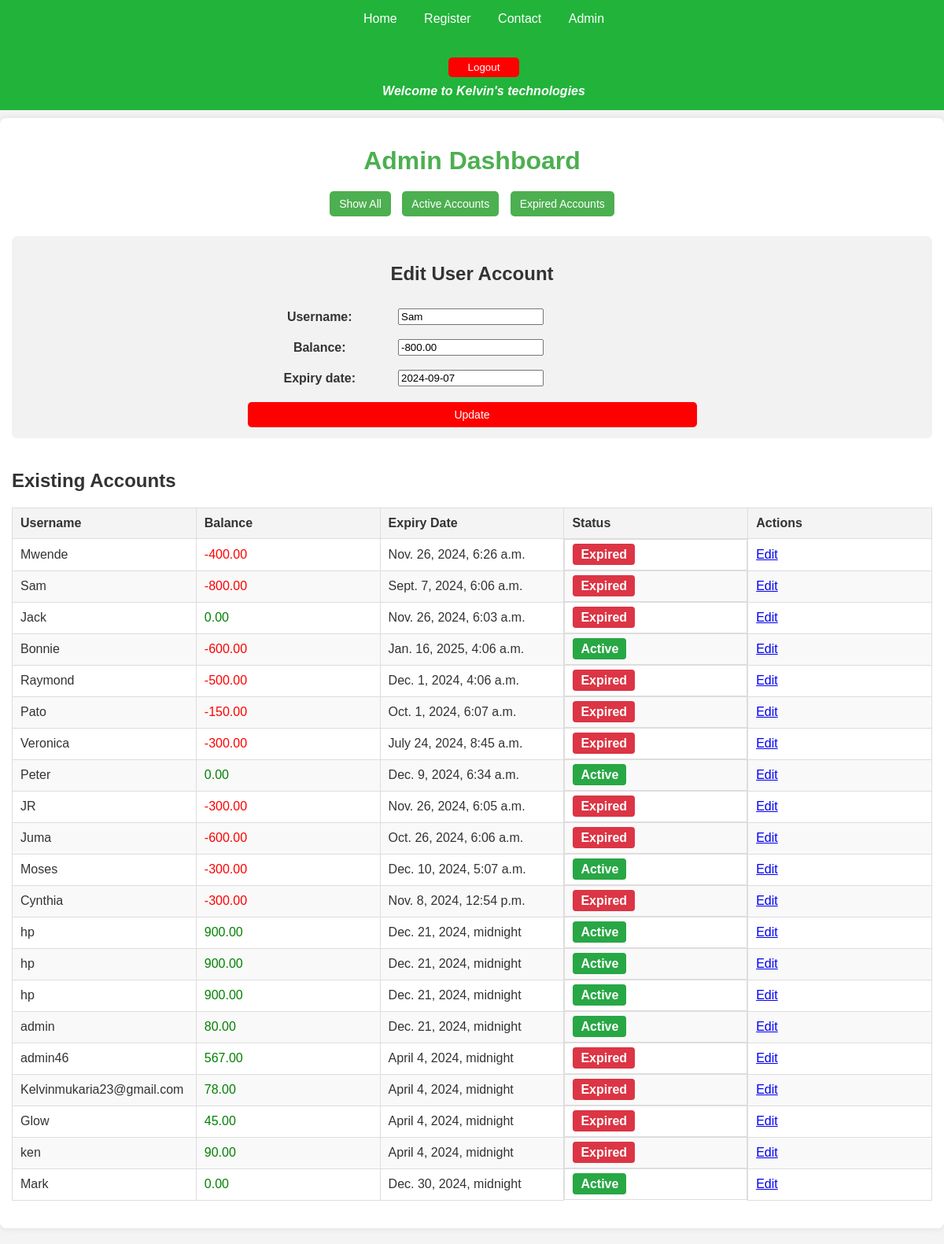
/admin-dashboard/?edit_id=8 (signed in), run on the app's committed database.
### balance/models.py (models this page shows, shortened)
class UserBalance(models.Model):
    username = models.CharField(max_length=100)
    balance = models.DecimalField(max_digits=10, decimal_places=2, default=0.0)
    expiry_date = models.DateTimeField(null=True, blank=True)

### balance/views.py (the view)
# urls.py: path('admin-dashboard/', admin_dashboard, name='admin_dashboard'),
def admin_dashboard(request):
    if not request.session.get('admin_logged_in'):
        return redirect('balance:loginadmin')
    form = UserBalanceForm()
    balances = UserBalance.objects.all()
    editing = False
    if request.method == 'POST':
        if 'edit_id' in request.POST:  # Handle editing an existing balance
            balance_id = request.POST['edit_id']
            user_balance = get_object_or_404(UserBalance, id=balance_id)
            form = UserBalanceForm(instance=user_balance)  # Prepopulate the form
            editing = True
        elif 'save_id' in request.POST:  # Save the edited record
            user_balance = get_object_or_404(UserBalance, id=request.POST['save_id'])
            form = UserBalanceForm(request.POST, instance=user_balance)
            if form.is_valid():
                form.save()
                messages.success(request, "Balance updated successfully.")
                return redirect('balance:admin_dashboard')
            else:
                messages.error(request, "Failed to update balance. Check your input.")
        else:  # Handle creating a new balance
            form = UserBalanceForm(request.POST)
            if form.is_valid():
                form.save()
                messages.success(request, "New balance created successfully.")
                return redirect('balance:admin_dashboard')
            else:
                messages.error(request, "Failed to create balance. Check your input.")
    elif 'edit_id' in request.GET:  # Populate the form for editing when requested via GET
        balance_id = request.GET['edit_id']
        user_balance = get_object_or_404(UserBalance, id=balance_id)
        form = UserBalanceForm(instance=user_balance)
        editing = True
    context = {
        'form': form,
        'balances': balances,
        'editing': editing,
         'today': now(),
    }
    return render(request, 'balance/admin.html', context)

### balance/forms.py
class UserBalanceForm(forms.ModelForm):
    class Meta:
        model = UserBalance
        fields = ['username', 'balance', 'expiry_date']
        widgets = {
            'username': forms.TextInput(attrs={'placeholder': 'Enter username'}),
            'balance': forms.NumberInput(attrs={'placeholder': 'Enter balance'}),
            'expiry_date': forms.DateInput(attrs={'placeholder': '2025-05-26'}),
        }

### balance/templates/balance/admin.html (shortened to what this page needs)
<!DOCTYPE html>
<html lang="en">
<head>
</head>
<body>
    <div class="navbar">
        <a href="{% url 'balance:home' %}">Home</a>
        <a href="#">Register</a>
        <a href="{% url 'balance:Contact' %}">Contact</a>
        <a href="{% url 'balance:admin_login' %}">Admin</a>
        <form method="POST" action="{% url 'balance:logoutadmin' %}">
            <button style="padding: 5px; cursor: pointer; color: white; border: none; background-color: red; border-radius: 5px; margin-top: 40px; width: 90px;" type="submit">Logout</button>
        </form>
        <marquee style="color: white; font-weight: bold; font-style: italic; margin-top: 9px;" direction="left">Welcome to Kelvin's technologies</marquee>
    </div>
    <div class="container" style="margin-top: 150px;">
        <header>
            <h1>Admin Dashboard</h1>
        </header>
        <div class="toggle-buttons">
            <button class="btn btn-toggle" onclick="filterBalances('all')">Show All</button>
            <button class="btn btn-toggle" onclick="filterBalances('active')">Active Accounts</button>
            <button class="btn btn-toggle" onclick="filterBalances('expired')">Expired Accounts</button>
        </div>
        <section class="form-section" class="edit" style=" border-radius: 7px; padding: 14px; align-items: center; display: flex; flex-direction: column; background-color: #f2f2f2; border: #dc3545; border-radius: 0.7PX solid black; ">
            <h2>{% if editing %}Edit User Account{% else %}Add New User{% endif %}</h2>
            <form method="POST" style="width: 50%;">
                <table class="form-table">
                    {{ form.as_table }}
                </table>
                <button id="edit" style="width: 100%;" type="submit" class="btn btn-primary">{% if editing %}Update{% else %}Save{% endif %}</button>
            </form>
        </section>
        <section class="balances-section">
            <h2>Existing Accounts</h2>
            <table class="balances-table" id="balances-table">
                <thead>
                    <tr>
                        <th>Username</th>
                        <th>Balance</th>
                        <th>Expiry Date</th>
                        <th>Status</th>
                        <th>Actions</th>
                    </tr>
                </thead>
                <tbody>
                    {% for balance in balances %}
                        <tr class="{% if balance.expiry_date > today %}active{% else %}expired{% endif %}">
                            <td>{{ balance.username }}</td>
                            {% if balance.balance >= 0 %}
                               <td style="color: green;">{{ balance.balance }}</td>
                            {% else %}
                               <td style=" color: red;">{{ balance.balance }}</td>
                            {% endif %}
                            <td>{{ balance.expiry_date }}</td>
                            <td class="big">
                                {% if balance.expiry_date and balance.expiry_date > today %}
                                    <span class="status active">Active</span>
                                {% else %}
                                    <span class="status expired">Expired</span>
                                {% endif %}
                            </td>
                            <td>
                                <a href="?edit_id={{ balance.id }}" class="btn btn-edit">Edit</a>
                            </td>
                        </tr>
                    {% endfor %}
                </tbody>
            </table>
        </section>
    </div>
</body>
</html>

### balance/templates/balance/admin.html (style rules this page uses)
body { font-family: Arial, sans-serif; margin: 0; padding: 0; background-color: #f4f4f4; color: #333; }
.container { max-width: 1200px; margin: 20px auto; padding: 15px; background: #fff; box-shadow: 0 0 10px rgba(0, 0, 0, 0.1); border-radius: 8px; }
header h1 { text-align: center; color: #4CAF50; margin-bottom: 15px; }
.toggle-buttons { text-align: center; margin-bottom: 20px; }
.btn-toggle { padding: 10px 15px; font-size: 14px; color: #fff; background-color: #4CAF50; border: none; border-radius: 5px; cursor: pointer; margin: 5px; }
.form-section { margin-bottom: 20px; }
.form-table { width: 100%; margin-bottom: 10px; }
.form-table td { padding: 8px; vertical-align: middle; }
button.btn { display: inline-block; padding: 8px 12px; font-size: 14px; color: #fff; background-color: #4CAF50; border: none; border-radius: 5px; cursor: pointer; }
.balances-section { overflow-x: auto; }
.balances-table { width: 100%; border-collapse: collapse; margin-top: 10px; font-size: 14px; }
.balances-table th, .balances-table td { border: 1px solid #ddd; padding: 8px; text-align: left; }
.balances-table th { background-color: #f4f4f4; color: #333; }
.balances-table tr:nth-child(even) { background-color: #f9f9f9; }
.status { padding: 5px 10px; border-radius: 4px; font-weight: bold; color: #fff; }
.status.active { background-color: #28a745; }
.status.expired { background-color: #dc3545; }
.balances-table { width: 100%; border-collapse: collapse; table-layout: fixed; margin-bottom: 20px; }
.big { display: block; }
.navbar { background-color: #22b33a; padding: 15px; width: 100%; text-align: center; position: fixed; top: 0; z-index: 1000; }
.navbar a { color: white; text-decoration: none; margin: 0 15px; font-size: 1rem; }
@media (min-width: 769px) { .balances-table th, .balances-table td { font-size: 16px; padding: 10px; } }
#edit { background-color: red; color: white; }

### data on the page
UserBalance: username "Sam", balance "-800.00", expiry_date "2024-09-07", expiry_date "Sept. 7, 2024, 6:06 a.m.", shows "Expired"
UserBalance: username "Mwende", balance "-400.00", expiry_date "Nov. 26, 2024, 6:26 a.m.", shows "Expired"
UserBalance: username "Jack", balance "0.00", expiry_date "Nov. 26, 2024, 6:03 a.m.", shows "Expired"
UserBalance: username "Bonnie", balance "-600.00", expiry_date "Jan. 16, 2025, 4:06 a.m.", shows "Active"
UserBalance: username "Raymond", balance "-500.00", expiry_date "Dec. 1, 2024, 4:06 a.m.", shows "Expired"
UserBalance: username "Pato", balance "-150.00", expiry_date "Oct. 1, 2024, 6:07 a.m.", shows "Expired"
UserBalance: username "Veronica", balance "-300.00", expiry_date "July 24, 2024, 8:45 a.m.", shows "Expired"
UserBalance: username "Peter", balance "0.00", expiry_date "Dec. 9, 2024, 6:34 a.m.", shows "Active"
UserBalance: username "JR", balance "-300.00", expiry_date "Nov. 26, 2024, 6:05 a.m.", shows "Expired"
UserBalance: username "Juma", balance "-600.00", expiry_date "Oct. 26, 2024, 6:06 a.m.", shows "Expired"
UserBalance: username "Moses", balance "-300.00", expiry_date "Dec. 10, 2024, 5:07 a.m.", shows "Active"
UserBalance: username "Cynthia", balance "-300.00", expiry_date "Nov. 8, 2024, 12:54 p.m.", shows "Expired"
UserBalance: username "hp", balance "900.00", expiry_date "Dec. 21, 2024, midnight", shows "Active"
UserBalance: username "hp", balance "900.00", expiry_date "Dec. 21, 2024, midnight", shows "Active"
UserBalance: username "hp", balance "900.00", expiry_date "Dec. 21, 2024, midnight", shows "Active"
UserBalance: username "admin", balance "80.00", expiry_date "Dec. 21, 2024, midnight", shows "Active"
UserBalance: username "admin46", balance "567.00", expiry_date "April 4, 2024, midnight", shows "Expired"
UserBalance: username "Kelvinmukaria23@gmail.com", balance "78.00", expiry_date "April 4, 2024, midnight", shows "Expired"
UserBalance: username "Glow", balance "45.00", expiry_date "April 4, 2024, midnight", shows "Expired"
UserBalance: username "ken", balance "90.00", expiry_date "April 4, 2024, midnight", shows "Expired"
UserBalance: username "Mark", balance "0.00", expiry_date "Dec. 30, 2024, midnight", shows "Active"
